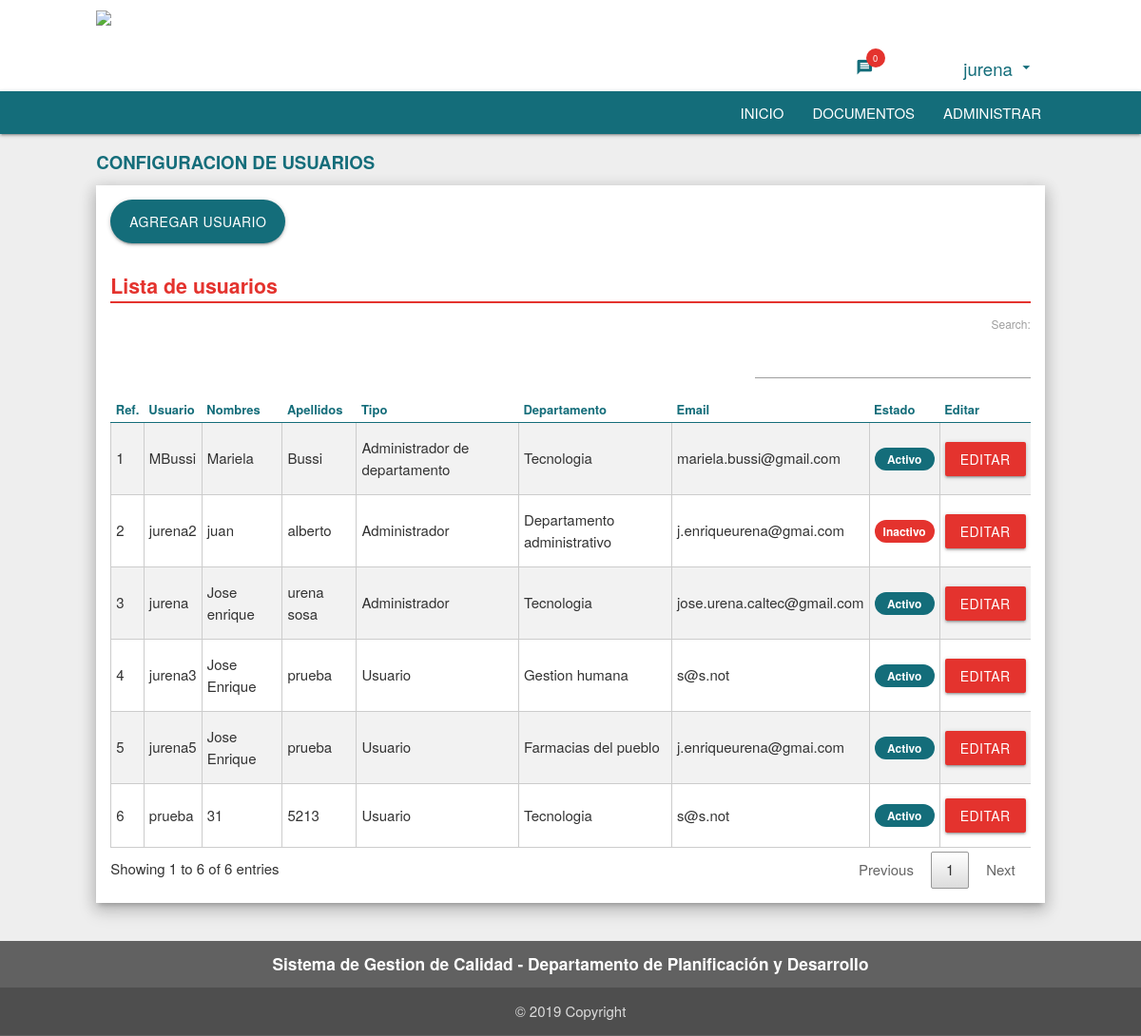
Page /configUser.php (signed in) on the committed database.
### tables this page shows
CREATE TABLE `usuarios` (
  `primKey` int(11) NOT NULL,
  `IDUsuario` varchar(40) NOT NULL,
  `NombreUsuario` varchar(50) NOT NULL,
  `Contrasena` varchar(100) NOT NULL,
  `NivelUsuario` int(11) NOT NULL,
  `IDDepartamento` varchar(40) NOT NULL,
  `Nombres` varchar(50) NOT NULL,
  `Apellidos` varchar(50) NOT NULL,
  `FechaNacimiento` date NOT NULL,
  `Email` varchar(40) NOT NULL,
  `Telefono` varchar(20) NOT NULL,
  `FechaCreacion` date NOT NULL,
  `Estado` varchar(30) NOT NULL
);

CREATE TABLE `departamentos` (
  `primKey` int(11) NOT NULL,
  `IDDepartamento` varchar(40) NOT NULL,
  `NombreDepartamento` varchar(50) NOT NULL
);

### configUser.php (the view, shortened to what the rows shown need)
<!DOCTYPE html>
<html lang='es'>
<head>
    <?php include_once "templates/styles.php"; ?>
</head>
<body class="grey lighten-3">
    <?php
        include_once("templates/globalIncludes.php");
        $sessionType = 'list';
    ?>
    <section class=''>
        <div class="container">
            <div class="row">
                <div class="col m12">
                    <div class="pdfBody white z-depth-3">
                        <?php if($sessionType == 'newUser' or $sessionType == 'updateUser') : ?>
                            <?php
                                if($sessionType == 'updateUser'){
                                    echo '<h4 class="title2 red2-text">Editar usuario</h4>';
                                } else if($sessionType == 'newUser'){
                                    echo '<h4 class="title2 red2-text">Usuario nuevo</h4>';
                                }
                            ?>
                            <form class="row" action="" enctype="multipart/form-data" method="post">
                                <div class="col m6 s12">
                                    <div class="row">
                                        <div class="input-field col s12 ">
                                            <input id="NombreUsuario"
                                                value="<?php echo isset($user['NombreUsuario']) ? $user['NombreUsuario'] : ""  ?>"
                                                <?php echo $sessionType == 'updateUser' ? 'disabled' : ''  ?>
                                                name="NombreUsuario" type="text" class="validate[required]">
                                            <label for="NombreUsuario">Nombre de usuario:</label>
                                        </div>
                                    </div>
                                </div>
                                <?php if($sessionType == 'newUser') : ?>
                                <div class="col m6 s12">
                                    <div class="row">
                                        <div class="input-field col s12 ">
                                            <input id="Contrasena" value="" name="Contrasena" type="password" class="validate[required]">
                                            <label for="Contrasena">Contraseña:</label>
                                        </div>
                                    </div>
                                </div>
                                <div class="clearfix"></div>
                                <div class="col m6 s12">
                                    <div class="row">
                                        <div class="input-field col s12 ">
                                            <input id="ReContrasena" value="" name="ReContrasena" type="password" class="validate[required]">
                                            <label for="ReContrasena">Repita contraseña:</label>
                                        </div>
                                    </div>
                                </div>
                                <div class="col m6 s12">
                                    <div class="row">
                                        <div class="input-field col s12 ">
                                            <input id="Nombres"
                                                value="<?php echo isset($user['Nombres']) ? $user['Nombres'] : ""  ?>"
                                                name="Nombres" type="text" class="validate[required]">
                                            <label for="Nombres">Nombres:</label>
                                        </div>
                                    </div>
                                </div>
                                <div class="clearfix"></div>
                                <div class="col m6 s12">
                                    <div class="row">
                                        <div class="input-field col s12 ">
                                            <input id="Apellidos"
                                                value="<?php echo isset($user['Apellidos']) ? $user['Apellidos'] : ""  ?>"
                                                name="Apellidos" type="text" class="validate[required]">
                                            <label for="Apellidos">Apellidos:</label>
                                        </div>
                                    </div>
                                </div>
                                <!--
                                <div class="col m6 s12">
                                    <div class="row">
                                        <div class="input-field col s12 ">
                                            <input id="FechaNacimiento"
                                                value="<?php echo isset($user['FechaNacimiento']) ? $user['FechaNacimiento'] : ""  ?>"
                                                name="FechaNacimiento" type="text" class="datepicker validate[required]">
                                            <label for="FechaNacimiento">Fecha de nacimiento:</label>
                                        </div>
                                    </div>
                                </div>
                                -->
                                <div class="col m6 s12">
                                    <div class="row">
                                        <div class="input-field col s12">
                                            <?php if($_SESSION['UserLevel'] >= $securityLevel->Admin) : ?>
                                            <select id="Departamento" name="Departamento"  class="validate[required]">
                                                <option value=''>Selecciona un departamento...</option>
                                                <?php
                                                    $depts = getDeptList();
                                                    foreach ($depts as $d) {
                                                        $selected = "";
                                                        if(isset($user['IDDepartamento'])){
                                                            if($user['IDDepartamento'] == $d['IDDepartamento']){
                                                                $selected = "selected";
                                                            }
                                                        }
                                                        echo "<option ".$selected." value='".$d['IDDepartamento']."'>".$d['NombreDepartamento']."</option>";
                                                    }
                                                ?>
                                            </select>
                                            <?php else : ?>
                                            <input type="text" value="<?php echo getDept($_SESSION['UserDept'])['NombreDepartamento']; ?>" disabled="true"/>
                                            <?php endif ?>
                                            <label for="Departamento">Departamento</label>
                                        </div>
                                    </div>
                                </div>
                                <div class="clearfix"></div>
                                <div class="col m6 s12">
                                    <div class="row">
                                        <div class="input-field col s12 ">
                                            <input id="Email"
                                                value="<?php echo isset($user['Email']) ? $user['Email'] : ""  ?>"
                                                name="Email" type="text" class="validate[required]">
                                            <label for="Email">Email:</label>
                                        </div>
                                    </div>
                                </div>
                                <!--<div class="col m6 s12">
                                    <div class="row">
                                        <div class="input-field col s12 ">
                                            <input id="Telefono"
                                                value="<?php echo isset($user['Telefono']) ? $user['Telefono'] : ""  ?>"
                                                name="Telefono" type="text" class="validate[required]">
                                            <label for="Telefono">Teléfono:</label>
                                        </div>
                                    </div>
                                </div>-->
                                <?php endif ?>
                                <div class="col m6 s12">
                                    <div class="row">
                                        <div class="input-field col s12">
                                            <select id="NivelUsuario" name="NivelUsuario"  class="validate">
                                                <?php
                                                    $nvl = 0;
                                                    if(isset($user['NivelUsuario'])){
                                                        $nvl = $user['NivelUsuario'];
                                                    }
                                                ?>
                                                <option value='1' <?php echo $nvl == 1 ? "selected" : "" ?> >Usuario</option>
                                                <option value='2' <?php echo $nvl == 2 ? "selected" : "" ?> >Administrador del departamento</option>
                                                <?php if($_SESSION['UserLevel'] >= $securityLevel->Admin) : ?>
                                                <option value='3' <?php echo $nvl == 3 ? "selected" : "" ?> >Administrador</option>
                                                <?php endif ?>
                                            </select>
                                            <label for="NivelUsuario">Tipo de usuario</label>
                                        </div>
                                    </div>
                                </div>
                                <div class="clearfix"></div>
                                <?php if($sessionType == 'updateUser') : ?>
                                <div class="col m6 s12">
                                    <div class="row">
                                        <div class="input-field col s12 ">
                                            <select id="Estado" name="Estado"  class="validate">
                                                <option value='0'>Inactivo</option>
                                                <option value='1' <?php echo $user['Estado'] == 1 ? "selected" : "" ?>>Activo</option>
                                            </select>
                                            <label for="Estado">Estado del usuario</label>
                                        </div>
                                    </div>
                                </div>
                                <?php endif ?>
                                <div class="col s12">
                                    <div class="row">
                                        <div class="input-field col s12 right-align">
                                            <button class="btn red2 waves-effect waves-light" style="width: 100%;" type="submit" name="action">
                                                <?php
                                                    if($sessionType == 'updateUser'){
                                                        echo 'Actualizar información del usuario';
                                                    } else if($sessionType == 'newUser'){
                                                        echo 'Agregar nuevo usuario';
                                                    }
                                                ?>
                                            </button>
                                        </div>
                                    </div>
                                </div>
                            </form>
                        <?php else : ?>
                            <div class="row">
                                <div class="col s12">
                                    <div class="table-container">
                                        <table class="striped highlight ">
                                            <thead>
                                                <tr>
                                                    <th>Ref.</th>
                                                    <th>Usuario</th>
                                                    <th>Nombres</th>
                                                    <th>Apellidos</th>
                                                    <th>Tipo</th>
                                                    <th>Departamento</th>
                                                    <th>Email</th>
                                                    <th>Estado</th>
                                                    <th>Editar</th>
                                                </tr>
                                            </thead>
                                            <tbody>
                                                <?php
                                                $users = getUserList();
                                                $n = 0;
                                                foreach($users as $u){
                                                    if(moreThanDeptAdm($u['IDDepartamento']) and $u['NivelUsuario'] <= $_SESSION['UserLevel']){
                                                        $n = $n + 1;
                                                        echo '<tr>';
                                                            echo '<td>'.$n.'</td>';
                                                            echo '<td>'.$u['NombreUsuario'].'</td>';
                                                            echo '<td>'.$u['Nombres'].'</td>';
                                                            echo '<td>'.$u['Apellidos'].'</td>';
                                                            echo '<td>'.getSecLevel($u['NivelUsuario']).'</td>';
                                                            echo '<td>'.$u['NombreDepartamento'].'</td>';
                                                            echo '<td>'.$u['Email'].'</td>';
                                                            echo '<td><div class="st '.getUserState($u['Estado']).'">'.getUserState($u['Estado']).'</div></td>';
                                                            echo '<td><a class="btn red2" href="configUser.php?u='.$u['IDUsuario'].'">Editar</a></td>';
                                                        echo '</tr>';
                                                    }
                                                }
                                                ?>
                                            </tbody>
                                            </table>
                                    </div>
                                </div>
                            </div>
                        <?php endif ?>
                    </div>
                </div>
            </div>
        </div>
    </section>
</body>
</html>

### rows in the picture
usuarios: NombreUsuario "MBussi", Nombres "Mariela", Apellidos "Bussi", NivelUsuario "Administrador de departamento", departamentos.NombreDepartamento "Tecnologia", Email "mariela.bussi@gmail.com", Estado "Activo"
usuarios: NombreUsuario "jurena2", Nombres "juan", Apellidos "alberto", NivelUsuario "Administrador", departamentos.NombreDepartamento "Departamento administrativo", Email "j.enriqueurena@gmai.com", Estado "Inactivo"
usuarios: NombreUsuario "jurena", Nombres "Jose enrique", Apellidos "urena sosa", NivelUsuario "Administrador", departamentos.NombreDepartamento "Tecnologia", Email "jose.urena.caltec@gmail.com", Estado "Activo"
usuarios: NombreUsuario "jurena3", Nombres "Jose Enrique", Apellidos "prueba", NivelUsuario "Usuario", departamentos.NombreDepartamento "Gestion humana", Email "s@s.not", Estado "Activo"
usuarios: NombreUsuario "jurena5", Nombres "Jose Enrique", Apellidos "prueba", NivelUsuario "Usuario", departamentos.NombreDepartamento "Farmacias del pueblo", Email "j.enriqueurena@gmai.com", Estado "Activo"
usuarios: NombreUsuario "prueba", Nombres "31", Apellidos "5213", NivelUsuario "Usuario", departamentos.NombreDepartamento "Tecnologia", Email "s@s.not", Estado "Activo"

### other values in the picture
mysqli_num_rows($not) "0"
$_SESSION['login_user'] "jurena"
